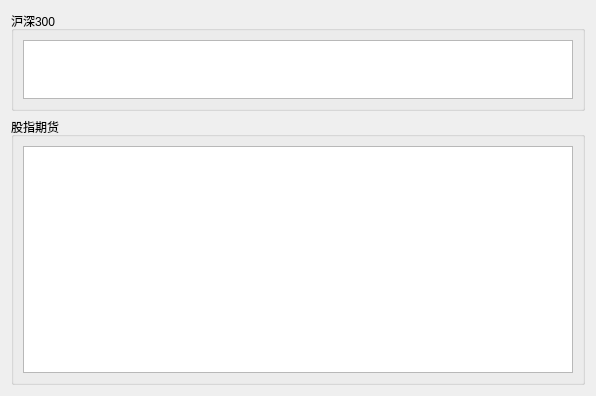
<?xml version="1.0" encoding="UTF-8"?>
<ui version="4.0">
 <class>Dialog</class>
 <widget class="QDialog" name="Dialog">
  <property name="geometry">
   <rect>
    <x>0</x>
    <y>0</y>
    <width>596</width>
    <height>396</height>
   </rect>
  </property>
  <property name="windowTitle">
   <string>基差监控</string>
  </property>
  <layout class="QGridLayout" name="gridLayout_3">
   <item row="0" column="0">
    <widget class="QGroupBox" name="groupBox">
     <property name="sizePolicy">
      <sizepolicy hsizetype="Preferred" vsizetype="Fixed">
       <horstretch>0</horstretch>
       <verstretch>0</verstretch>
      </sizepolicy>
     </property>
     <property name="maximumSize">
      <size>
       <width>16777215</width>
       <height>100</height>
      </size>
     </property>
     <property name="title">
      <string>沪深300</string>
     </property>
     <layout class="QGridLayout" name="gridLayout">
      <item row="0" column="0">
       <widget class="QTableView" name="hs300tbl"/>
      </item>
     </layout>
    </widget>
   </item>
   <item row="1" column="0">
    <widget class="QGroupBox" name="groupBox_2">
     <property name="title">
      <string>股指期货</string>
     </property>
     <layout class="QGridLayout" name="gridLayout_2">
      <item row="0" column="0">
       <widget class="QTableView" name="sitbl"/>
      </item>
     </layout>
    </widget>
   </item>
  </layout>
 </widget>
 <resources/>
 <connections/>
</ui>
